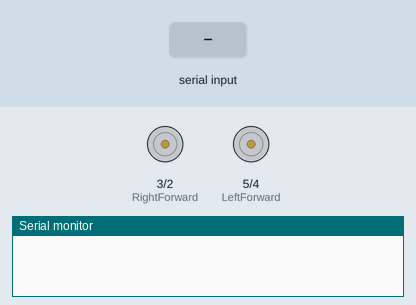
Simulated run of this sketch. Board: Arduino Uno, built with avr-gcc and run on an emulated ATmega328P. On the bench: motor-driver pin pairs drawn as motors (green arrow = first pin HIGH = forward, orange = second pin HIGH = backward, longer = more drive), the last lines printed to the serial monitor. The inputs (shaded band) are chosen by the test bench.

Above: at 1.2 s.
1.3 s: "F" received over the second serial link
At 1.8 s:
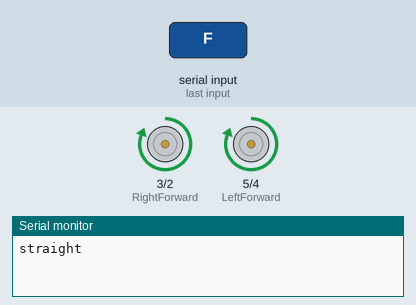
2.8 s: "R" received over the second serial link
At 4.0 s:
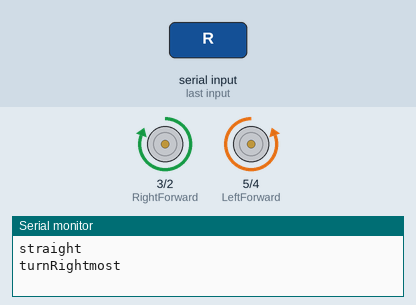
4.3 s: "I" received over the second serial link
At 5.3 s:
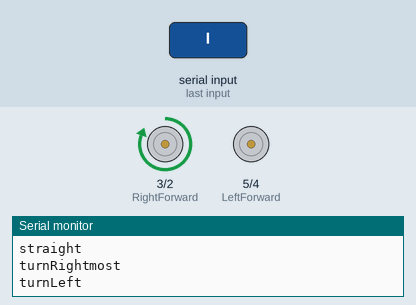
5.8 s: "G" received over the second serial link
At 6.4 s:
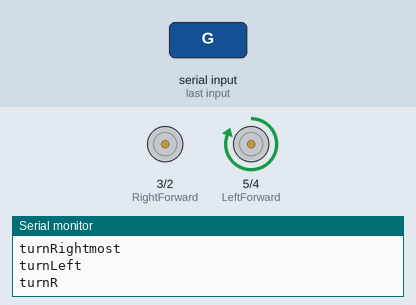
7.3 s: "B" received over the second serial link
At 7.6 s:
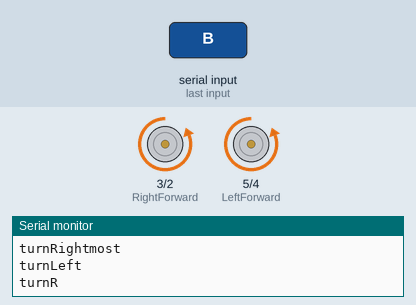
8.8 s: "L" received over the second serial link
At 9.9 s:
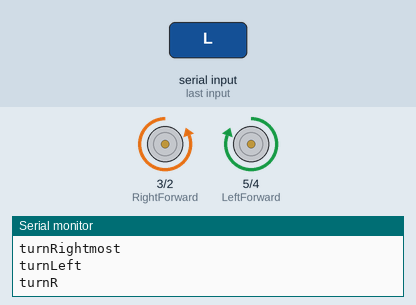
Timing chart, 0 to 11.3 s (numbered marks = the images above; inputs shaded):
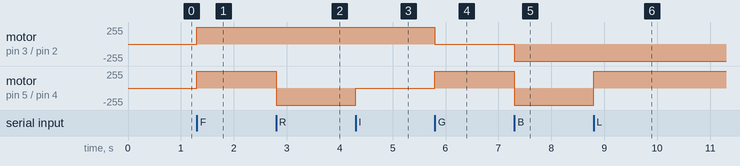

The sketch:

Blutooth_controlle_Robo_Rumble_Robot_Arduino_File.ino
```cpp
#include <SoftwareSerial.h>//bluetooth library
SoftwareSerial bluetoothSerial(11, 12); // RX,

int RightForward = 3;
int RightBackward = 2;
int LeftForward = 5;
int LeftBackward = 4;

void setup() {
  // put your setup code here, to run once:
bluetoothSerial.begin(9600);  //Set the baud rate to your Bluetooth module.
Serial.begin(9600);
pinMode(RightForward, OUTPUT);
  pinMode(RightBackward, OUTPUT);
  pinMode(LeftForward, OUTPUT);
  pinMode(LeftBackward, OUTPUT);
}

void loop() {
  // put your main code here, to run repeatedly:
if (bluetoothSerial.available() > 0) {
    int command = bluetoothSerial.read();

    Stop(); //initialize with motors stoped
    if(command == 'F'){
      straight();
    }

    if(command == 'B'){
      Reverse();
    }

    if(command == 'L'){
      turnLeftmost();
    }

    if(command == 'R'){
      turnRightmost();
    }
    if(command == 'I'){
      turnRight();
    }
    if(command == 'G'){
      turnLeft();
    }
    if(command == 'J'){
      turnRightbackward();
    }
    if(command == 'H'){
      turnLeftbackward();
    }
  }
}


//car driving functions

void turnRight()
{
  Serial.println("turnLeft");

  digitalWrite(RightForward, HIGH);
  digitalWrite(RightBackward, LOW);

  digitalWrite(LeftForward, LOW);
  digitalWrite(LeftBackward, LOW);
}

void straight()
{
   Serial.println("straight");

   digitalWrite(RightForward, HIGH);
   digitalWrite(RightBackward, LOW);
   digitalWrite(LeftForward, HIGH);
   digitalWrite(LeftBackward, LOW);
}

void turnLeft()
{
Serial.println("turnR");

  digitalWrite(RightForward, LOW);
  digitalWrite(RightBackward, LOW);

  digitalWrite(LeftForward, HIGH);
  digitalWrite(LeftBackward, LOW);
}

void turnRightmost()
{
  Serial.println("turnRightmost");

  digitalWrite(RightForward, HIGH);
  digitalWrite(RightBackward, LOW);

  digitalWrite(LeftForward, LOW);
  digitalWrite(LeftBackward, HIGH);

}
void Reverse()
{

  digitalWrite(RightForward, LOW);
  digitalWrite(RightBackward, HIGH);

  digitalWrite(LeftForward, LOW);
  digitalWrite(LeftBackward, HIGH);
}

void turnLeftmost()
{

  digitalWrite(RightForward, LOW);
  digitalWrite(RightBackward, HIGH);

  digitalWrite(LeftForward, HIGH);
  digitalWrite(LeftBackward, LOW);

}

void Stop()
{


  digitalWrite(RightForward, LOW);
  digitalWrite(RightBackward, LOW);

  digitalWrite(LeftForward, LOW);
  digitalWrite(LeftBackward, LOW);

}

void turnRightbackward()
{


  digitalWrite(RightForward, LOW);
  digitalWrite(RightBackward, HIGH);

  digitalWrite(LeftForward, LOW);
  digitalWrite(LeftBackward, LOW);

}

void turnLeftbackward()
{


  digitalWrite(RightForward, LOW);
  digitalWrite(RightBackward, LOW);

  digitalWrite(LeftForward, LOW);
  digitalWrite(LeftBackward, HIGH);

}
```

Measured:
- after the input at 1.3 s, motor on pin 3 (RightForward) / pin 2 (RightBackward), motor on pin 5 (LeftForward) / pin 4 (LeftBackward): stopped → forward 255/255 at once
- after the input at 2.8 s, motor on pin 5 (LeftForward) / pin 4 (LeftBackward): forward 255/255 → backward 255/255 at once
- after the input at 4.3 s, motor on pin 5 (LeftForward) / pin 4 (LeftBackward): backward 255/255 → stopped at once
- after the input at 5.8 s, motor on pin 3 (RightForward) / pin 2 (RightBackward): forward 255/255 → stopped at once; motor on pin 5 (LeftForward) / pin 4 (LeftBackward): stopped → forward 255/255 at once
- after the input at 7.3 s, motor on pin 3 (RightForward) / pin 2 (RightBackward): stopped → backward 255/255 at once; motor on pin 5 (LeftForward) / pin 4 (LeftBackward): forward 255/255 → backward 255/255 at once
- after the input at 8.8 s, motor on pin 5 (LeftForward) / pin 4 (LeftBackward): backward 255/255 → forward 255/255 at once
